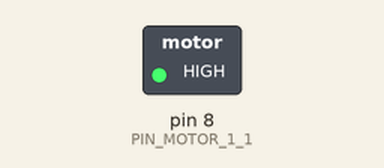
Bench run of a sketch on a simulated Arduino Uno, built with avr-gcc and run on an emulated ATmega328P. Parts: switched loads named in the sketch (green lamp = pin HIGH). What the sketch prints to the serial monitor is not drawn.

Above: at 1.5 s.
At 4.5 s:
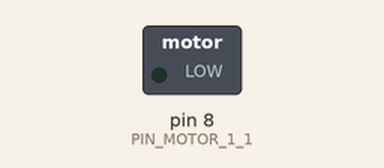
Timing chart, 0 to 7.8 s (numbered marks = the images above):
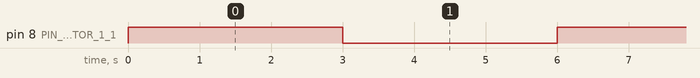

The sketch:

pump.ino
```cpp
#define PIN_MOTOR_1_1 8

void setup()
{
  Serial.begin(115200);
  motor_init();
  Serial.println("[INFO] Initialization Done.");
}

void loop()
{
  analogWrite(PIN_MOTOR_1_1, 200);
  delay(3000);
  analogWrite(PIN_MOTOR_1_1, 0);
  delay(3000);
}

void motor_init()
{
  //for motors
  pinMode(PIN_MOTOR_1_1,OUTPUT); analogWrite(PIN_MOTOR_1_1,0);

}
```

Measured:
- by itself, pin 8 (PIN_MOTOR_1_1): alternates HIGH for 3.0 s and LOW for 3.0 s
